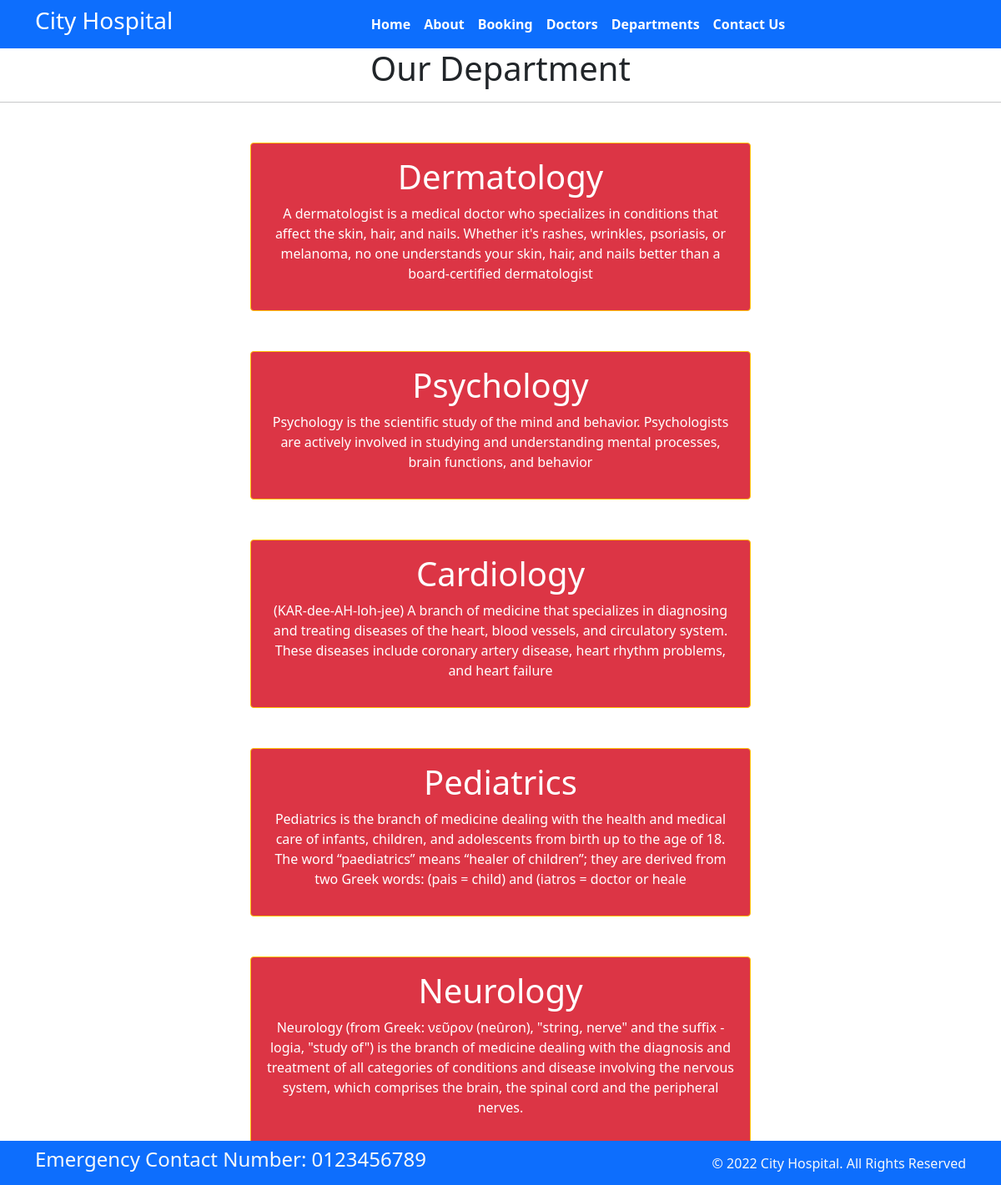
Screenshot of /department with the database file from the repository.
### home/models.py (models this page shows, shortened)
class Departments(models.Model):
    dep_name = models.CharField(max_length=100)
    dep_decription = models.TextField()

### home/views.py (the view)
# urls.py: path('department',views.department,name="department"),
def department(request):
    dict_dept={
         'dept':Departments.objects.all()
    }
    return render(request,'department.html',dict_dept)

### template/department.html (shortened to what this page needs)
{% extends 'base.html' %}
{% block content%}
<h1 class="text-center"> Our Department </h1>
<hr>
{% for d in dept %}
<div class="mx-auto w-50 bg-danger text-center text-white p-3 my-5 border border-warning rounded">
    <h1>{{d.dep_name}}</h1>
    <p>{{d.dep_decription}}</p>
</div>
{% endfor%}
{% endblock%}

### template/base.html (shortened to what this page needs)
{% load static %}
<!DOCTYPE html>
<html>
  <head>
    <link rel="stylesheet"
      href=" https://cdn.jsdelivr.net/npm/bootstrap@5.1.3/dist/css/bootstrap.min.css ">
    <link rel="stylesheet"
      href="https://use.fontawesome.com/releases/v5.2.0/css/all.css">
    <link rel="stylesheet"
    href="{% static '/css/style.css' %}">
  </head>
  <body>
    <nav class="navbar bg-primary navbar-expand-md ">
      <div class="container">
        <div class="col-2 text-left pl-md-0">
          <h3 class="text-white"> City Hospital </h3>
        </div>
        <div
          class="collapse navbar-collapse justify-content-center col-md-8 navbar-collapse-3">
          <ul class="navbar-nav justify-content-center  fw-bold">
            <li class="nav-item active">
              <a class="nav-link text-white" href="{% url 'home' %}">Home </a>
            </li>
            <li class="nav-item">
              <a class="nav-link text-white" href="{% url 'about' %}">About</a>
            </li>
            <li class="nav-item">
              <a class="nav-link text-white" href="{% url 'booking' %}">Booking</a>
            </li>
            <li class="nav-item">
              <a class="nav-link text-white" href="{% url 'doctors' %}">Doctors</a>
            </li>
			 <li class="nav-item">
              <a class="nav-link text-white" href="{% url 'department' %}">Departments</a>
            </li>
            <li class="nav-item">
              <a class="nav-link text-white" href="{% url 'contact' %}">Contact Us</a>
            </li>
          </ul>
        </div>
      </div>
    </nav>
    {% block content %}{% endblock%}
    <section class="fixed-bottom">
      <footer class="pt-2 pb-2  bg-primary text-light">
        <div class="container">
          <div class="row align-items-center">
            <div class="col-12 col-md-8">
              <h4>Emergency Contact Number: 0123456789</h4>
            </div>
            <div class="col-12 col-md-4 mt-4 mt-md-0 text-center text-md-end">
              © 2022 City Hospital. All Rights Reserved
            </div>
          </div>
        </div>
      </footer>
    </section>
  </body>
</html>

### rows the page displays
Departments: dep_name "Dermatology", dep_decription "A dermatologist is a medical doctor who specializes in conditions that affect the skin, hair, and nails. Whether it's rashes, wrinkles, psoriasis, or melanoma, no one understands your skin, hair, and nails better than a board-certified dermatologist"
Departments: dep_name "Psychology", dep_decription "Psychology is the scientific study of the mind and behavior. Psychologists are actively involved in studying and understanding mental processes, brain functions, and behavior"
Departments: dep_name "Cardiology", dep_decription "(KAR-dee-AH-loh-jee) A branch of medicine that specializes in diagnosing and treating diseases of the heart, blood vessels, and circulatory system. These diseases include coronary artery disease, heart rhythm problems, and heart failure"
Departments: dep_name "Pediatrics", dep_decription "Pediatrics is the branch of medicine dealing with the health and medical care of infants, children, and adolescents from birth up to the age of 18. The word “paediatrics” means “healer of children”; they are derived from two Greek words: (pais = child) and (iatros = doctor or heale"
Departments: dep_name "Neurology", dep_decription "Neurology (from Greek: νεῦρον (neûron), \"string, nerve\" and the suffix -logia, \"study of\") is the branch of medicine dealing with the diagnosis and treatment of all categories of conditions and disease involving the nervous system, which comprises the brain, the spinal cord and the peripheral nerves."
